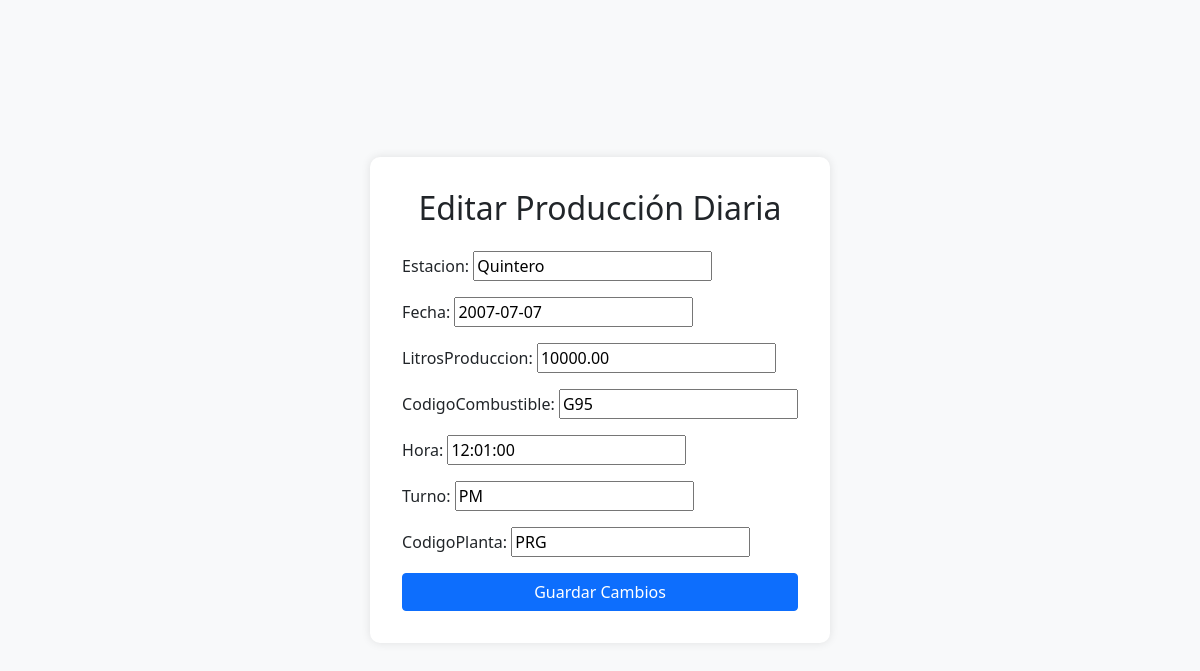
The app's page /producciones/editar/6/ (signed in) with its own data.
### myapp/models.py (models this page shows, shortened)
class ProduccionDiaria(models.Model):
    estacion=models.CharField(max_length=100)
    turno=models.CharField(max_length=2) #AM PM MM
    fecha=models.DateField()
    hora=models.TimeField(default='00:00')
    litrosProduccion=models.DecimalField(max_digits=10, decimal_places=2)
    codigoPlanta=models.CharField(max_length=5, default='') #PRG, PRD, PRA
    codigoCombustible=models.CharField(max_length=5, default='') #G93, G95, G97, DIE, DIP, JA1, AVG
    operador=models.ForeignKey(User, on_delete=models.CASCADE, related_name='producciones')

### myapp/views.py (the view)
# urls.py: path('producciones/editar/<int:pk>/', views.editar_produccion_view, name='editar_produccion'),
@login_required
@group_required('Operador')
def editar_produccion_view(request, pk):
    produccion = get_object_or_404(ProduccionDiaria, pk=pk, operador=request.user)
    if request.method == 'POST':
        form = ProduccionDiariaForm(request.POST, instance=produccion)
        if form.is_valid():
            form.save()
            return redirect('lista_producciones')
    else:
        form = ProduccionDiariaForm(instance=produccion)
    return render(request, 'editar_produccion.html', {'form': form})

### myapp/forms.py
class ProduccionDiariaForm(forms.ModelForm):
    class Meta:
        model = ProduccionDiaria
        fields = ['estacion', 'fecha', 'litrosProduccion', 'codigoCombustible','hora','turno','codigoPlanta']

### myapp/templates/editar_produccion.html (shortened to what this page needs)
<!DOCTYPE html>
<html lang="en">
<head>
    <link href="https://cdn.jsdelivr.net/npm/bootstrap@5.0.2/dist/css/bootstrap.min.css" rel="stylesheet">
</head>
<body>
    <div class="form-container">
        <h2 class="mb-4 text-center">Editar Producción Diaria</h2>
        <form method="post">
            {{ form.as_p }}
            <div class="d-grid">
                <button type="submit" class="btn btn-primary btn-block">Guardar Cambios</button>
            </div>
        </form>
    </div>
</body>
</html>

### myapp/templates/editar_produccion.html (style rules this page uses)
body { display: flex; justify-content: center; align-items: center; height: 100vh; background-color: #f8f9fa; }
.form-container { background-color: white; padding: 2rem; border-radius: 10px; box-shadow: 0 0 10px rgba(0, 0, 0, 0.1); }

### records on screen
ProduccionDiaria: estacion "Quintero", fecha "2007-07-07", litrosProduccion "10000.00", codigoCombustible "G95", hora "12:01:00", turno "PM", codigoPlanta "PRG"
